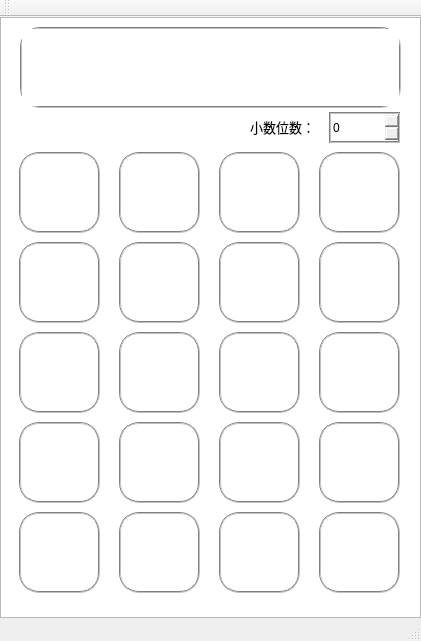
<?xml version="1.0" encoding="UTF-8"?>
<ui version="4.0">
 <class>MainWindow</class>
 <widget class="QMainWindow" name="MainWindow">
  <property name="geometry">
   <rect>
    <x>0</x>
    <y>0</y>
    <width>421</width>
    <height>641</height>
   </rect>
  </property>
  <property name="windowTitle">
   <string>MainWindow</string>
  </property>
  <widget class="QWidget" name="centralWidget">
   <widget class="QSpinBox" name="prec_edit">
    <property name="geometry">
     <rect>
      <x>329</x>
      <y>95</y>
      <width>71</width>
      <height>31</height>
     </rect>
    </property>
    <property name="toolTip">
     <string>小数位数</string>
    </property>
    <property name="styleSheet">
     <string notr="true">border-radius: 20px;  
border: 2px groove gray;</string>
    </property>
   </widget>
   <widget class="QPushButton" name="num_0_btn">
    <property name="geometry">
     <rect>
      <x>119</x>
      <y>495</y>
      <width>81</width>
      <height>81</height>
     </rect>
    </property>
    <property name="cursor">
     <cursorShape>PointingHandCursor</cursorShape>
    </property>
    <property name="toolTip">
     <string>数字0</string>
    </property>
    <property name="styleSheet">
     <string notr="true">QPushButton{
	border-image: url(:/image/num_0.png);
	border-radius: 20px;  
	border: 2px groove gray;
}
QPushButton:pressed
{
    padding-left:5px;  
    padding-top:5px;
}</string>
    </property>
    <property name="text">
     <string/>
    </property>
   </widget>
   <widget class="QPushButton" name="num_1_btn">
    <property name="geometry">
     <rect>
      <x>19</x>
      <y>225</y>
      <width>81</width>
      <height>81</height>
     </rect>
    </property>
    <property name="cursor">
     <cursorShape>PointingHandCursor</cursorShape>
    </property>
    <property name="toolTip">
     <string>数字1</string>
    </property>
    <property name="styleSheet">
     <string notr="true">QPushButton{
	border-image: url(:/image/num_1.png);
	border-radius: 20px;  
	border: 2px groove gray;
}
QPushButton:pressed
{
    padding-left:5px;  
    padding-top:5px;
}</string>
    </property>
    <property name="text">
     <string/>
    </property>
   </widget>
   <widget class="QPushButton" name="num_2_btn">
    <property name="geometry">
     <rect>
      <x>119</x>
      <y>225</y>
      <width>81</width>
      <height>81</height>
     </rect>
    </property>
    <property name="cursor">
     <cursorShape>PointingHandCursor</cursorShape>
    </property>
    <property name="toolTip">
     <string>数字2</string>
    </property>
    <property name="styleSheet">
     <string notr="true">QPushButton{
	border-image: url(:/image/num_2.png);
	border-radius: 20px;  
	border: 2px groove gray;
}
QPushButton:pressed
{
    padding-left:5px;  
    padding-top:5px;
}</string>
    </property>
    <property name="text">
     <string/>
    </property>
   </widget>
   <widget class="QPushButton" name="num_3_btn">
    <property name="geometry">
     <rect>
      <x>219</x>
      <y>225</y>
      <width>81</width>
      <height>81</height>
     </rect>
    </property>
    <property name="cursor">
     <cursorShape>PointingHandCursor</cursorShape>
    </property>
    <property name="toolTip">
     <string>数字3</string>
    </property>
    <property name="styleSheet">
     <string notr="true">QPushButton{
	border-image: url(:/image/num_3.png);
	border-radius: 20px;  
	border: 2px groove gray;
}
QPushButton:pressed
{
    padding-left:5px;  
    padding-top:5px;
}</string>
    </property>
    <property name="text">
     <string/>
    </property>
   </widget>
   <widget class="QPushButton" name="num_4_btn">
    <property name="geometry">
     <rect>
      <x>19</x>
      <y>315</y>
      <width>81</width>
      <height>81</height>
     </rect>
    </property>
    <property name="cursor">
     <cursorShape>PointingHandCursor</cursorShape>
    </property>
    <property name="toolTip">
     <string>数字4</string>
    </property>
    <property name="styleSheet">
     <string notr="true">QPushButton{
	border-image: url(:/image/num_4.png);
	border-radius: 20px;  
	border: 2px groove gray;
}
QPushButton:pressed
{
    padding-left:5px;  
    padding-top:5px;
}</string>
    </property>
    <property name="text">
     <string/>
    </property>
   </widget>
   <widget class="QPushButton" name="num_5_btn">
    <property name="geometry">
     <rect>
      <x>119</x>
      <y>315</y>
      <width>81</width>
      <height>81</height>
     </rect>
    </property>
    <property name="cursor">
     <cursorShape>PointingHandCursor</cursorShape>
    </property>
    <property name="toolTip">
     <string>数字5</string>
    </property>
    <property name="styleSheet">
     <string notr="true">QPushButton{
	border-image: url(:/image/num_5.png);
	border-radius: 20px;  
	border: 2px groove gray;
}
QPushButton:pressed
{
    padding-left:5px;  
    padding-top:5px;
}</string>
    </property>
    <property name="text">
     <string/>
    </property>
   </widget>
   <widget class="QPushButton" name="num_6_btn">
    <property name="geometry">
     <rect>
      <x>219</x>
      <y>315</y>
      <width>81</width>
      <height>81</height>
     </rect>
    </property>
    <property name="cursor">
     <cursorShape>PointingHandCursor</cursorShape>
    </property>
    <property name="toolTip">
     <string>数字6</string>
    </property>
    <property name="styleSheet">
     <string notr="true">QPushButton{
	border-image: url(:/image/num_6.png);
	border-radius: 20px;  
	border: 2px groove gray;
}
QPushButton:pressed
{
    padding-left:5px;  
    padding-top:5px;
}</string>
    </property>
    <property name="text">
     <string/>
    </property>
   </widget>
   <widget class="QPushButton" name="num_7_btn">
    <property name="geometry">
     <rect>
      <x>19</x>
      <y>405</y>
      <width>81</width>
      <height>81</height>
     </rect>
    </property>
    <property name="cursor">
     <cursorShape>PointingHandCursor</cursorShape>
    </property>
    <property name="toolTip">
     <string>数字7</string>
    </property>
    <property name="styleSheet">
     <string notr="true">QPushButton{
	border-image: url(:/image/num_7.png);
	border-radius: 20px;  
	border: 2px groove gray;
}
QPushButton:pressed
{
    padding-left:5px;  
    padding-top:5px;
}</string>
    </property>
    <property name="text">
     <string/>
    </property>
   </widget>
   <widget class="QPushButton" name="num_8_btn">
    <property name="geometry">
     <rect>
      <x>119</x>
      <y>405</y>
      <width>81</width>
      <height>81</height>
     </rect>
    </property>
    <property name="cursor">
     <cursorShape>PointingHandCursor</cursorShape>
    </property>
    <property name="toolTip">
     <string>数字8</string>
    </property>
    <property name="styleSheet">
     <string notr="true">QPushButton{
	border-image: url(:/image/num_8.png);
	border-radius: 20px;  
	border: 2px groove gray;
}
QPushButton:pressed
{
    padding-left:5px;  
    padding-top:5px;
}</string>
    </property>
    <property name="text">
     <string/>
    </property>
   </widget>
   <widget class="QPushButton" name="num_9_btn">
    <property name="geometry">
     <rect>
      <x>219</x>
      <y>405</y>
      <width>81</width>
      <height>81</height>
     </rect>
    </property>
    <property name="cursor">
     <cursorShape>PointingHandCursor</cursorShape>
    </property>
    <property name="toolTip">
     <string>数字9</string>
    </property>
    <property name="styleSheet">
     <string notr="true">QPushButton{
	border-image: url(:/image/num_9.png);
	border-radius: 20px;  
	border: 2px groove gray;
}
QPushButton:pressed
{
    padding-left:5px;  
    padding-top:5px;
}</string>
    </property>
    <property name="text">
     <string/>
    </property>
   </widget>
   <widget class="QPushButton" name="op_equ_btn">
    <property name="geometry">
     <rect>
      <x>319</x>
      <y>495</y>
      <width>81</width>
      <height>81</height>
     </rect>
    </property>
    <property name="cursor">
     <cursorShape>PointingHandCursor</cursorShape>
    </property>
    <property name="mouseTracking">
     <bool>false</bool>
    </property>
    <property name="toolTip">
     <string>等于</string>
    </property>
    <property name="layoutDirection">
     <enum>Qt::LeftToRight</enum>
    </property>
    <property name="styleSheet">
     <string notr="true">QPushButton{
	border-image: url(:/image/op_equ.png);
	border-radius: 20px;  
	border: 2px groove gray;
}
QPushButton:pressed
{
    padding-left:5px;  
    padding-top:5px;
}</string>
    </property>
    <property name="text">
     <string/>
    </property>
   </widget>
   <widget class="QPushButton" name="op_clear_btn">
    <property name="geometry">
     <rect>
      <x>319</x>
      <y>405</y>
      <width>81</width>
      <height>81</height>
     </rect>
    </property>
    <property name="cursor">
     <cursorShape>PointingHandCursor</cursorShape>
    </property>
    <property name="toolTip">
     <string>清除</string>
    </property>
    <property name="styleSheet">
     <string notr="true">QPushButton{
	border-image: url(:/image/op_clear.jpg);
	border-radius: 20px;  
	border: 2px groove gray;
}
QPushButton:pressed
{
    padding-left:5px;  
    padding-top:5px;
}</string>
    </property>
    <property name="text">
     <string/>
    </property>
   </widget>
   <widget class="QPushButton" name="op_postfix_btn">
    <property name="geometry">
     <rect>
      <x>319</x>
      <y>315</y>
      <width>81</width>
      <height>81</height>
     </rect>
    </property>
    <property name="cursor">
     <cursorShape>PointingHandCursor</cursorShape>
    </property>
    <property name="toolTip">
     <string>逆波兰式</string>
    </property>
    <property name="styleSheet">
     <string notr="true">QPushButton{
	border-image: url(:/image/op_postfix.jpg);
	border-radius: 20px;  
	border: 2px groove gray;
}
QPushButton:pressed
{
    padding-left:5px;  
    padding-top:5px;
}</string>
    </property>
    <property name="text">
     <string/>
    </property>
   </widget>
   <widget class="QPushButton" name="op_dot_btn">
    <property name="geometry">
     <rect>
      <x>319</x>
      <y>225</y>
      <width>81</width>
      <height>81</height>
     </rect>
    </property>
    <property name="cursor">
     <cursorShape>PointingHandCursor</cursorShape>
    </property>
    <property name="toolTip">
     <string>小数点</string>
    </property>
    <property name="styleSheet">
     <string notr="true">QPushButton{
	border-image: url(:/image/op_dot.png);
	border-radius: 20px;  
	border: 2px groove gray;
}
QPushButton:pressed
{
    padding-left:5px;  
    padding-top:5px;
}</string>
    </property>
    <property name="text">
     <string/>
    </property>
   </widget>
   <widget class="QPushButton" name="op_div_btn">
    <property name="geometry">
     <rect>
      <x>319</x>
      <y>135</y>
      <width>81</width>
      <height>81</height>
     </rect>
    </property>
    <property name="cursor">
     <cursorShape>PointingHandCursor</cursorShape>
    </property>
    <property name="toolTip">
     <string>除号</string>
    </property>
    <property name="styleSheet">
     <string notr="true">QPushButton{
	border-image: url(:/image/op_div.png);
	border-radius: 20px;  
	border: 2px groove gray;
}
QPushButton:pressed
{
    padding-left:5px;  
    padding-top:5px;
}</string>
    </property>
    <property name="text">
     <string/>
    </property>
   </widget>
   <widget class="QPushButton" name="op_mul_btn">
    <property name="geometry">
     <rect>
      <x>219</x>
      <y>135</y>
      <width>81</width>
      <height>81</height>
     </rect>
    </property>
    <property name="cursor">
     <cursorShape>PointingHandCursor</cursorShape>
    </property>
    <property name="toolTip">
     <string>乘号</string>
    </property>
    <property name="styleSheet">
     <string notr="true">QPushButton{
	border-image: url(:/image/op_mul.png);
	border-radius: 20px;  
	border: 2px groove gray;
}
QPushButton:pressed
{
    padding-left:5px;  
    padding-top:5px;
}</string>
    </property>
    <property name="text">
     <string/>
    </property>
   </widget>
   <widget class="QPushButton" name="op_sub_btn">
    <property name="geometry">
     <rect>
      <x>119</x>
      <y>135</y>
      <width>81</width>
      <height>81</height>
     </rect>
    </property>
    <property name="cursor">
     <cursorShape>PointingHandCursor</cursorShape>
    </property>
    <property name="toolTip">
     <string>减号</string>
    </property>
    <property name="styleSheet">
     <string notr="true">QPushButton{
	border-image: url(:/image/op_sub.png);
	border-radius: 20px;  
	border: 2px groove gray;
}
QPushButton:pressed
{
    padding-left:5px;  
    padding-top:5px;
}</string>
    </property>
    <property name="text">
     <string/>
    </property>
   </widget>
   <widget class="QPushButton" name="op_lbr_btn">
    <property name="geometry">
     <rect>
      <x>19</x>
      <y>495</y>
      <width>81</width>
      <height>81</height>
     </rect>
    </property>
    <property name="cursor">
     <cursorShape>PointingHandCursor</cursorShape>
    </property>
    <property name="toolTip">
     <string>左括号</string>
    </property>
    <property name="styleSheet">
     <string notr="true">QPushButton{
	border-image: url(:/image/op_lbr.png);
	border-radius: 20px;  
	border: 2px groove gray;
}
QPushButton:pressed
{
    padding-left:5px;  
    padding-top:5px;
}</string>
    </property>
    <property name="text">
     <string/>
    </property>
   </widget>
   <widget class="QPushButton" name="op_add_btn">
    <property name="geometry">
     <rect>
      <x>19</x>
      <y>135</y>
      <width>81</width>
      <height>81</height>
     </rect>
    </property>
    <property name="cursor">
     <cursorShape>PointingHandCursor</cursorShape>
    </property>
    <property name="mouseTracking">
     <bool>false</bool>
    </property>
    <property name="toolTip">
     <string>加号</string>
    </property>
    <property name="styleSheet">
     <string notr="true">QPushButton{
	border-image: url(:/image/op_add.png);
	border-radius: 20px;  
	border: 2px groove gray;
}
QPushButton:pressed
{
    padding-left:5px;  
    padding-top:5px;
}</string>
    </property>
    <property name="text">
     <string/>
    </property>
   </widget>
   <widget class="QPushButton" name="op_rbr_btn">
    <property name="geometry">
     <rect>
      <x>219</x>
      <y>495</y>
      <width>81</width>
      <height>81</height>
     </rect>
    </property>
    <property name="cursor">
     <cursorShape>PointingHandCursor</cursorShape>
    </property>
    <property name="toolTip">
     <string>右括号</string>
    </property>
    <property name="styleSheet">
     <string notr="true">QPushButton{
	border-image: url(:/image/op_rbr.png);
	border-radius: 20px;  
	border: 2px groove gray;
}
QPushButton:pressed
{
    padding-left:5px;  
    padding-top:5px;
}</string>
    </property>
    <property name="text">
     <string/>
    </property>
   </widget>
   <widget class="QLabel" name="prec_show">
    <property name="geometry">
     <rect>
      <x>250</x>
      <y>100</y>
      <width>91</width>
      <height>20</height>
     </rect>
    </property>
    <property name="font">
     <font>
      <family>Microsoft YaHei</family>
      <pointsize>10</pointsize>
     </font>
    </property>
    <property name="text">
     <string>小数位数：</string>
    </property>
   </widget>
   <widget class="QListView" name="background">
    <property name="geometry">
     <rect>
      <x>0</x>
      <y>0</y>
      <width>421</width>
      <height>601</height>
     </rect>
    </property>
    <property name="mouseTracking">
     <bool>false</bool>
    </property>
    <property name="styleSheet">
     <string notr="true">background-image: url(:/image/background.jpg);</string>
    </property>
   </widget>
   <widget class="QTextBrowser" name="screen">
    <property name="geometry">
     <rect>
      <x>20</x>
      <y>10</y>
      <width>381</width>
      <height>81</height>
     </rect>
    </property>
    <property name="font">
     <font>
      <family>Microsoft YaHei</family>
      <pointsize>20</pointsize>
     </font>
    </property>
    <property name="layoutDirection">
     <enum>Qt::RightToLeft</enum>
    </property>
    <property name="styleSheet">
     <string notr="true">border-radius: 20px;  
border: 2px groove gray;</string>
    </property>
    <property name="html">
     <string>&lt;!DOCTYPE HTML PUBLIC &quot;-//W3C//DTD HTML 4.0//EN&quot; &quot;http://www.w3.org/TR/REC-html40/strict.dtd&quot;&gt;
&lt;html&gt;&lt;head&gt;&lt;meta name=&quot;qrichtext&quot; content=&quot;1&quot; /&gt;&lt;style type=&quot;text/css&quot;&gt;
p, li { white-space: pre-wrap; }
&lt;/style&gt;&lt;/head&gt;&lt;body style=&quot; font-family:'Microsoft YaHei'; font-size:20pt; font-weight:400; font-style:normal;&quot;&gt;
&lt;p align=&quot;right&quot; style=&quot;-qt-paragraph-type:empty; margin-top:0px; margin-bottom:0px; margin-left:0px; margin-right:0px; -qt-block-indent:0; text-indent:0px; font-family:'SimSun'; font-size:9pt;&quot;&gt;&lt;br /&gt;&lt;/p&gt;&lt;/body&gt;&lt;/html&gt;</string>
    </property>
   </widget>
   <zorder>background</zorder>
   <zorder>prec_edit</zorder>
   <zorder>num_0_btn</zorder>
   <zorder>num_1_btn</zorder>
   <zorder>num_2_btn</zorder>
   <zorder>num_3_btn</zorder>
   <zorder>num_4_btn</zorder>
   <zorder>num_5_btn</zorder>
   <zorder>num_6_btn</zorder>
   <zorder>num_7_btn</zorder>
   <zorder>num_8_btn</zorder>
   <zorder>num_9_btn</zorder>
   <zorder>op_equ_btn</zorder>
   <zorder>op_clear_btn</zorder>
   <zorder>op_postfix_btn</zorder>
   <zorder>op_dot_btn</zorder>
   <zorder>op_div_btn</zorder>
   <zorder>op_mul_btn</zorder>
   <zorder>op_sub_btn</zorder>
   <zorder>op_lbr_btn</zorder>
   <zorder>op_add_btn</zorder>
   <zorder>op_rbr_btn</zorder>
   <zorder>prec_show</zorder>
   <zorder>screen</zorder>
  </widget>
  <widget class="QToolBar" name="mainToolBar">
   <attribute name="toolBarArea">
    <enum>TopToolBarArea</enum>
   </attribute>
   <attribute name="toolBarBreak">
    <bool>false</bool>
   </attribute>
  </widget>
  <widget class="QStatusBar" name="statusBar"/>
  <action name="actionmore">
   <property name="text">
    <string>more...</string>
   </property>
  </action>
 </widget>
 <layoutdefault spacing="6" margin="11"/>
 <resources>
  <include location="source.qrc"/>
 </resources>
 <connections/>
</ui>
